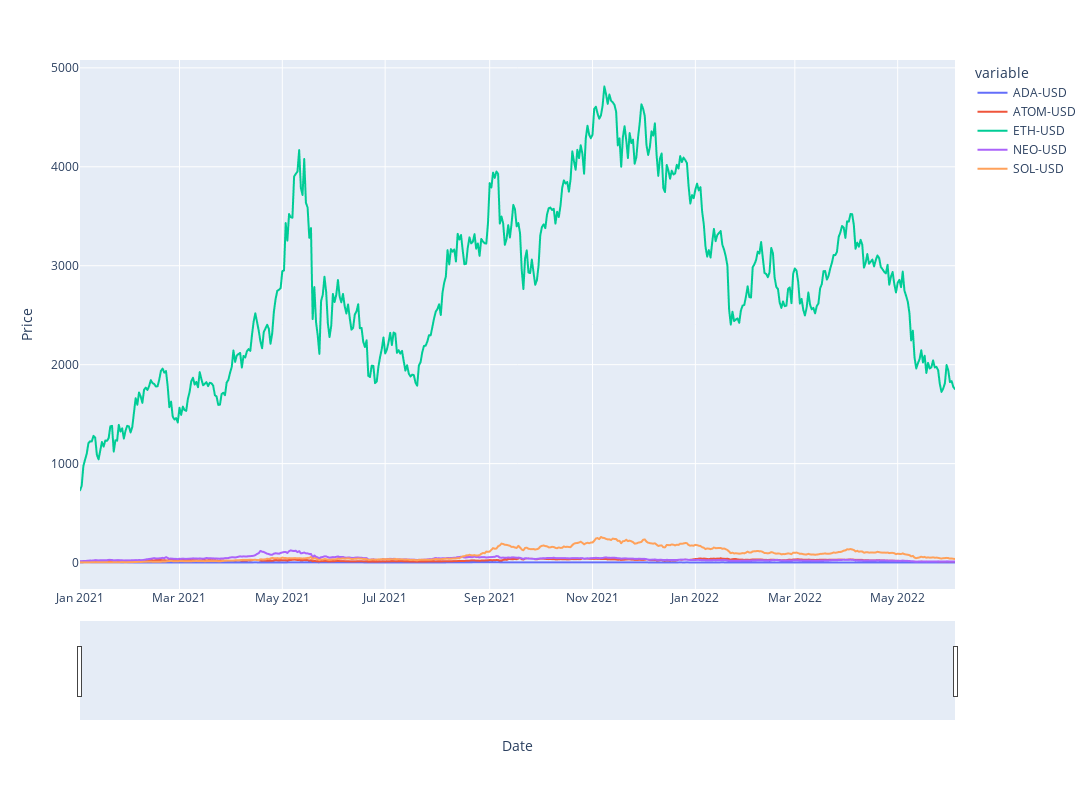

Notebook cell for this chart:
### Markdown cell above
# Plot Price of Investments over Total Dataset

### Code cell
fig = px.line(mult_df, x=mult_df.index, y=mult_df.columns)
fig.update_xaxes(title="Date", rangeslider_visible=True)
fig.update_yaxes(title="Price")
fig.update_layout(height=800, width=1200, showlegend=True)
fig.show()

### Figure 1 — Plotly figure (JSON) as saved in the notebook; plotly's stock layout.template omitted (floating-point values rounded to 4 significant figures; data arrays with more than 128 entries replaced by an {"elided": "..."} marker saying what was removed)
{"data": [{"hovertemplate": "variable=ADA-USD<br>Date=%{x}<br>value=%{y}<extra></extra>", "legendgroup": "ADA-USD", "line": {"color": "#636efa", "dash": "solid"}, "marker": {"symbol": "circle"}, "mode": "lines", "name": "ADA-USD", "showlegend": true, "type": "scattergl", "x": {"elided": "520 str values"}, "xaxis": "x", "y": {"elided": "520 float values"}, "yaxis": "y"}, {"hovertemplate": "variable=ATOM-USD<br>Date=%{x}<br>value=%{y}<extra></extra>", "legendgroup": "ATOM-USD", "line": {"color": "#EF553B", "dash": "solid"}, "marker": {"symbol": "circle"}, "mode": "lines", "name": "ATOM-USD", "showlegend": true, "type": "scattergl", "x": {"elided": "520 str values"}, "xaxis": "x", "y": {"elided": "520 float values"}, "yaxis": "y"}, {"hovertemplate": "variable=ETH-USD<br>Date=%{x}<br>value=%{y}<extra></extra>", "legendgroup": "ETH-USD", "line": {"color": "#00cc96", "dash": "solid"}, "marker": {"symbol": "circle"}, "mode": "lines", "name": "ETH-USD", "showlegend": true, "type": "scattergl", "x": {"elided": "520 str values"}, "xaxis": "x", "y": {"elided": "520 float values"}, "yaxis": "y"}, {"hovertemplate": "variable=NEO-USD<br>Date=%{x}<br>value=%{y}<extra></extra>", "legendgroup": "NEO-USD", "line": {"color": "#ab63fa", "dash": "solid"}, "marker": {"symbol": "circle"}, "mode": "lines", "name": "NEO-USD", "showlegend": true, "type": "scattergl", "x": {"elided": "520 str values"}, "xaxis": "x", "y": {"elided": "520 float values"}, "yaxis": "y"}, {"hovertemplate": "variable=SOL-USD<br>Date=%{x}<br>value=%{y}<extra></extra>", "legendgroup": "SOL-USD", "line": {"color": "#FFA15A", "dash": "solid"}, "marker": {"symbol": "circle"}, "mode": "lines", "name": "SOL-USD", "showlegend": true, "type": "scattergl", "x": {"elided": "520 str values"}, "xaxis": "x", "y": {"elided": "520 float values"}, "yaxis": "y"}], "layout": {"height": 800, "legend": {"title": {"text": "variable"}, "tracegroupgap": 0}, "margin": {"t": 60}, "showlegend": true, "width": 1200, "xaxis": {"anchor": "y", "domain": [0, 1], "rangeslider": {"visible": true}, "title": {"text": "Date"}}, "yaxis": {"anchor": "x", "domain": [0, 1], "title": {"text": "Price"}}}}
